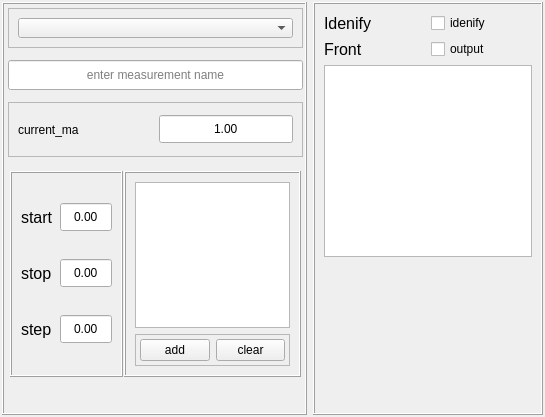
<?xml version="1.0" encoding="UTF-8"?>
<ui version="4.0">
 <class>powerSupply</class>
 <widget class="QWidget" name="powerSupply">
  <property name="geometry">
   <rect>
    <x>0</x>
    <y>0</y>
    <width>545</width>
    <height>417</height>
   </rect>
  </property>
  <property name="windowTitle">
   <string>Form</string>
  </property>
  <layout class="QGridLayout" name="gridLayout">
   <property name="leftMargin">
    <number>0</number>
   </property>
   <property name="topMargin">
    <number>0</number>
   </property>
   <property name="rightMargin">
    <number>0</number>
   </property>
   <property name="bottomMargin">
    <number>0</number>
   </property>
   <item row="0" column="1">
    <spacer name="verticalSpacer_3">
     <property name="orientation">
      <enum>Qt::Vertical</enum>
     </property>
     <property name="sizeHint" stdset="0">
      <size>
       <width>20</width>
       <height>0</height>
      </size>
     </property>
    </spacer>
   </item>
   <item row="1" column="0">
    <spacer name="horizontalSpacer_2">
     <property name="orientation">
      <enum>Qt::Horizontal</enum>
     </property>
     <property name="sizeHint" stdset="0">
      <size>
       <width>7</width>
       <height>20</height>
      </size>
     </property>
    </spacer>
   </item>
   <item row="1" column="1" colspan="2">
    <widget class="QWidget" name="widget" native="true">
     <layout class="QHBoxLayout" name="horizontalLayout">
      <property name="leftMargin">
       <number>2</number>
      </property>
      <property name="topMargin">
       <number>2</number>
      </property>
      <property name="rightMargin">
       <number>2</number>
      </property>
      <property name="bottomMargin">
       <number>2</number>
      </property>
      <item>
       <widget class="QFrame" name="frame_7">
        <property name="minimumSize">
         <size>
          <width>305</width>
          <height>0</height>
         </size>
        </property>
        <property name="maximumSize">
         <size>
          <width>305</width>
          <height>16777215</height>
         </size>
        </property>
        <property name="frameShape">
         <enum>QFrame::Box</enum>
        </property>
        <property name="frameShadow">
         <enum>QFrame::Raised</enum>
        </property>
        <layout class="QVBoxLayout" name="verticalLayout_6">
         <property name="spacing">
          <number>12</number>
         </property>
         <property name="leftMargin">
          <number>4</number>
         </property>
         <property name="topMargin">
          <number>4</number>
         </property>
         <property name="rightMargin">
          <number>2</number>
         </property>
         <property name="bottomMargin">
          <number>2</number>
         </property>
         <item>
          <widget class="QFrame" name="frame_6">
           <property name="maximumSize">
            <size>
             <width>16777215</width>
             <height>40</height>
            </size>
           </property>
           <property name="frameShape">
            <enum>QFrame::StyledPanel</enum>
           </property>
           <property name="frameShadow">
            <enum>QFrame::Raised</enum>
           </property>
           <layout class="QHBoxLayout" name="horizontalLayout_5">
            <item>
             <widget class="QComboBox" name="comboBox">
              <property name="inputMethodHints">
               <set>Qt::ImhNone</set>
              </property>
              <property name="placeholderText">
               <string>select address</string>
              </property>
              <item>
               <property name="text">
                <string>Refresh</string>
               </property>
              </item>
             </widget>
            </item>
           </layout>
          </widget>
         </item>
         <item>
          <widget class="QLineEdit" name="lineEdit">
           <property name="minimumSize">
            <size>
             <width>0</width>
             <height>30</height>
            </size>
           </property>
           <property name="inputMethodHints">
            <set>Qt::ImhNone</set>
           </property>
           <property name="text">
            <string/>
           </property>
           <property name="alignment">
            <set>Qt::AlignCenter</set>
           </property>
           <property name="placeholderText">
            <string>enter measurement name</string>
           </property>
          </widget>
         </item>
         <item>
          <widget class="QFrame" name="frame">
           <property name="minimumSize">
            <size>
             <width>0</width>
             <height>55</height>
            </size>
           </property>
           <property name="frameShape">
            <enum>QFrame::StyledPanel</enum>
           </property>
           <property name="frameShadow">
            <enum>QFrame::Raised</enum>
           </property>
           <layout class="QHBoxLayout" name="horizontalLayout_2">
            <item>
             <widget class="QLabel" name="label">
              <property name="text">
               <string>current_ma</string>
              </property>
             </widget>
            </item>
            <item>
             <widget class="QDoubleSpinBox" name="doubleSpinBox">
              <property name="minimumSize">
               <size>
                <width>0</width>
                <height>30</height>
               </size>
              </property>
              <property name="alignment">
               <set>Qt::AlignCenter</set>
              </property>
              <property name="buttonSymbols">
               <enum>QAbstractSpinBox::NoButtons</enum>
              </property>
              <property name="maximum">
               <double>1000.000000000000000</double>
              </property>
              <property name="value">
               <double>1.000000000000000</double>
              </property>
             </widget>
            </item>
           </layout>
          </widget>
         </item>
         <item>
          <widget class="QWidget" name="parameters" native="true">
           <property name="minimumSize">
            <size>
             <width>295</width>
             <height>210</height>
            </size>
           </property>
           <property name="maximumSize">
            <size>
             <width>295</width>
             <height>210</height>
            </size>
           </property>
           <layout class="QHBoxLayout" name="horizontalLayout_4">
            <property name="spacing">
             <number>1</number>
            </property>
            <property name="leftMargin">
             <number>2</number>
            </property>
            <property name="topMargin">
             <number>2</number>
            </property>
            <property name="rightMargin">
             <number>2</number>
            </property>
            <property name="bottomMargin">
             <number>2</number>
            </property>
            <item>
             <widget class="QFrame" name="frame_5">
              <property name="frameShape">
               <enum>QFrame::Box</enum>
              </property>
              <property name="frameShadow">
               <enum>QFrame::Raised</enum>
              </property>
              <layout class="QGridLayout" name="gridLayout_2">
               <item row="2" column="1">
                <widget class="QDoubleSpinBox" name="step">
                 <property name="minimumSize">
                  <size>
                   <width>0</width>
                   <height>30</height>
                  </size>
                 </property>
                 <property name="alignment">
                  <set>Qt::AlignCenter</set>
                 </property>
                 <property name="buttonSymbols">
                  <enum>QAbstractSpinBox::NoButtons</enum>
                 </property>
                 <property name="minimum">
                  <double>-125.000000000000000</double>
                 </property>
                 <property name="maximum">
                  <double>125.000000000000000</double>
                 </property>
                </widget>
               </item>
               <item row="2" column="0">
                <widget class="QLabel" name="label_10">
                 <property name="font">
                  <font>
                   <pointsize>12</pointsize>
                  </font>
                 </property>
                 <property name="text">
                  <string>step</string>
                 </property>
                </widget>
               </item>
               <item row="1" column="1">
                <widget class="QDoubleSpinBox" name="stop">
                 <property name="minimumSize">
                  <size>
                   <width>0</width>
                   <height>30</height>
                  </size>
                 </property>
                 <property name="alignment">
                  <set>Qt::AlignCenter</set>
                 </property>
                 <property name="buttonSymbols">
                  <enum>QAbstractSpinBox::NoButtons</enum>
                 </property>
                 <property name="minimum">
                  <double>-125.000000000000000</double>
                 </property>
                 <property name="maximum">
                  <double>125.000000000000000</double>
                 </property>
                </widget>
               </item>
               <item row="0" column="0">
                <widget class="QLabel" name="label_8">
                 <property name="font">
                  <font>
                   <pointsize>12</pointsize>
                  </font>
                 </property>
                 <property name="text">
                  <string>start</string>
                 </property>
                </widget>
               </item>
               <item row="0" column="1">
                <widget class="QDoubleSpinBox" name="start">
                 <property name="minimumSize">
                  <size>
                   <width>0</width>
                   <height>30</height>
                  </size>
                 </property>
                 <property name="alignment">
                  <set>Qt::AlignCenter</set>
                 </property>
                 <property name="buttonSymbols">
                  <enum>QAbstractSpinBox::NoButtons</enum>
                 </property>
                 <property name="minimum">
                  <double>-125.000000000000000</double>
                 </property>
                 <property name="maximum">
                  <double>125.000000000000000</double>
                 </property>
                </widget>
               </item>
               <item row="1" column="0">
                <widget class="QLabel" name="label_9">
                 <property name="font">
                  <font>
                   <pointsize>12</pointsize>
                  </font>
                 </property>
                 <property name="text">
                  <string>stop</string>
                 </property>
                </widget>
               </item>
              </layout>
             </widget>
            </item>
            <item>
             <widget class="QFrame" name="frame_4">
              <property name="frameShape">
               <enum>QFrame::Box</enum>
              </property>
              <property name="frameShadow">
               <enum>QFrame::Raised</enum>
              </property>
              <layout class="QVBoxLayout" name="verticalLayout_5">
               <item>
                <widget class="QListWidget" name="items"/>
               </item>
               <item>
                <widget class="QFrame" name="frame_3">
                 <property name="frameShape">
                  <enum>QFrame::StyledPanel</enum>
                 </property>
                 <property name="frameShadow">
                  <enum>QFrame::Raised</enum>
                 </property>
                 <layout class="QHBoxLayout" name="horizontalLayout_3">
                  <property name="spacing">
                   <number>-1</number>
                  </property>
                  <property name="leftMargin">
                   <number>4</number>
                  </property>
                  <property name="topMargin">
                   <number>4</number>
                  </property>
                  <property name="rightMargin">
                   <number>4</number>
                  </property>
                  <property name="bottomMargin">
                   <number>4</number>
                  </property>
                  <item>
                   <widget class="QPushButton" name="add">
                    <property name="text">
                     <string>add</string>
                    </property>
                   </widget>
                  </item>
                  <item>
                   <widget class="QPushButton" name="clear">
                    <property name="text">
                     <string>clear</string>
                    </property>
                   </widget>
                  </item>
                 </layout>
                </widget>
               </item>
              </layout>
             </widget>
            </item>
           </layout>
          </widget>
         </item>
         <item>
          <spacer name="verticalSpacer">
           <property name="orientation">
            <enum>Qt::Vertical</enum>
           </property>
           <property name="sizeHint" stdset="0">
            <size>
             <width>20</width>
             <height>40</height>
            </size>
           </property>
          </spacer>
         </item>
        </layout>
       </widget>
      </item>
      <item>
       <widget class="QFrame" name="frame_8">
        <property name="minimumSize">
         <size>
          <width>200</width>
          <height>0</height>
         </size>
        </property>
        <property name="maximumSize">
         <size>
          <width>16777215</width>
          <height>16777215</height>
         </size>
        </property>
        <property name="frameShape">
         <enum>QFrame::Box</enum>
        </property>
        <property name="frameShadow">
         <enum>QFrame::Raised</enum>
        </property>
        <layout class="QVBoxLayout" name="verticalLayout_7">
         <item>
          <layout class="QHBoxLayout" name="horizontalLayout_7">
           <item>
            <widget class="QLabel" name="label_14">
             <property name="font">
              <font>
               <pointsize>12</pointsize>
              </font>
             </property>
             <property name="text">
              <string>Idenify</string>
             </property>
            </widget>
           </item>
           <item>
            <widget class="QCheckBox" name="checkBox">
             <property name="text">
              <string>idenify</string>
             </property>
            </widget>
           </item>
          </layout>
         </item>
         <item>
          <layout class="QHBoxLayout" name="horizontalLayout_6">
           <item>
            <widget class="QLabel" name="output_lbl">
             <property name="font">
              <font>
               <pointsize>12</pointsize>
              </font>
             </property>
             <property name="text">
              <string>Front</string>
             </property>
            </widget>
           </item>
           <item>
            <widget class="QCheckBox" name="output">
             <property name="text">
              <string>output</string>
             </property>
            </widget>
           </item>
          </layout>
         </item>
         <item>
          <widget class="QTableWidget" name="ps_info"/>
         </item>
         <item>
          <spacer name="verticalSpacer_2">
           <property name="orientation">
            <enum>Qt::Vertical</enum>
           </property>
           <property name="sizeHint" stdset="0">
            <size>
             <width>20</width>
             <height>40</height>
            </size>
           </property>
          </spacer>
         </item>
        </layout>
       </widget>
      </item>
     </layout>
    </widget>
   </item>
   <item row="1" column="3">
    <spacer name="horizontalSpacer">
     <property name="orientation">
      <enum>Qt::Horizontal</enum>
     </property>
     <property name="sizeHint" stdset="0">
      <size>
       <width>7</width>
       <height>20</height>
      </size>
     </property>
    </spacer>
   </item>
   <item row="2" column="2">
    <spacer name="verticalSpacer_4">
     <property name="orientation">
      <enum>Qt::Vertical</enum>
     </property>
     <property name="sizeHint" stdset="0">
      <size>
       <width>20</width>
       <height>0</height>
      </size>
     </property>
    </spacer>
   </item>
  </layout>
 </widget>
 <tabstops>
  <tabstop>comboBox</tabstop>
  <tabstop>lineEdit</tabstop>
  <tabstop>doubleSpinBox</tabstop>
  <tabstop>start</tabstop>
  <tabstop>stop</tabstop>
  <tabstop>step</tabstop>
  <tabstop>add</tabstop>
  <tabstop>clear</tabstop>
  <tabstop>items</tabstop>
  <tabstop>checkBox</tabstop>
  <tabstop>output</tabstop>
 </tabstops>
 <resources/>
 <connections/>
</ui>
